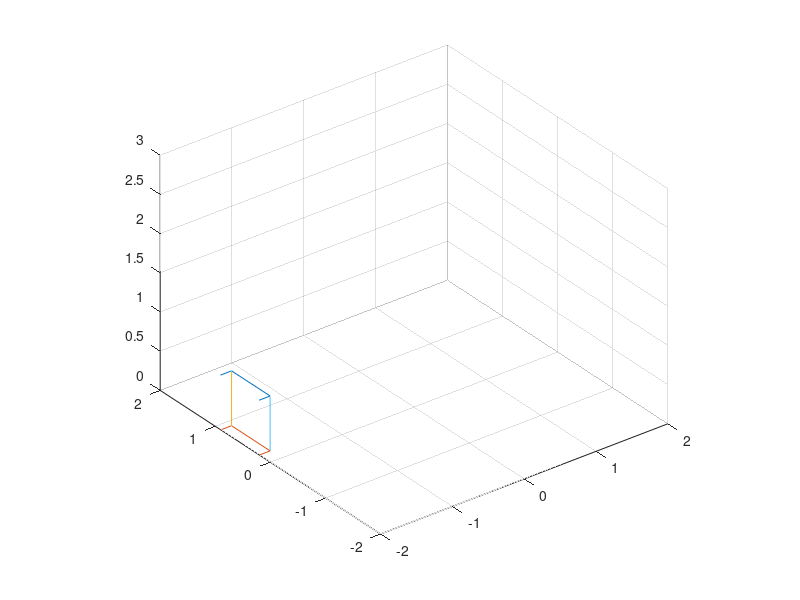

The MATLAB script that drew this image: (Note: this script raises an error after producing the figure.)
gains.kp_x = 0.35/(0.7^2);
gains.kd_x = 0.35/(0.7);
gains.kp_y = 0.35/(0.7^2);
gains.kd_y = 0.35/(0.7);
gains.kp_z = 20/(0.3^2);
gains.kd_z = 20/(0.3);
gains.ki_x = .5*0.35/(0.7);
gains.ki_y = .5*0.35/(0.7);
gains.ki_z = .5*20/(0.3);

soft_gains.kp_x = 0.35/(1.5^2);
soft_gains.kd_x = 0.35/(1.5);
soft_gains.kp_y = 0.35/(1.5^2);
soft_gains.kd_y = 0.35/(1.5);
soft_gains.kp_z = 20/(0.4^2);
soft_gains.kd_z = 20/(0.4);
soft_gains.ki_x = .3*0.35/(0.7);
soft_gains.ki_y = .3*0.35/(0.7);
soft_gains.ki_z = .3*20/(0.3);

trise=.8;
tzrise=.4;
tgains.kp_x = 0.35/(trise^2);
tgains.kd_x = 0.35/(trise);
tgains.kp_y = 0.35/(trise^2);
tgains.kd_y = 0.35/(trise);
tgains.kp_z = 20/(tzrise^2);
tgains.kd_z = 20/(tzrise);
tgains.ki_x = .2*0.35/(0.7);
tgains.ki_y = .2*0.35/(0.7);
tgains.ki_z = .2*20/(0.3);




box = [-2.2 .55 .7];

%draw cube for scale reference 
figure(2)
hold off
plot3(box(1)+[.35 .35 -.35 -.35 .35], box(2) + [.35 -.35 -.35 .35 .35], [.7 .7 .7 .7 .7])
axis equal
hold on
plot3(box(1)+[.35 .35 -.35 -.35 .35], box(2) + [.35 -.35 -.35 .35 .35], [0 0 0 0 0])
plot3(box(1)+[.35 .35], box(2) + [.35 .35], [0 .7])
plot3(box(1)-[.35 .35], box(2) + [.35 .35], [0 .7])
plot3(box(1)-[.35 .35], box(2) - [.35 .35], [0 .7])
plot3(box(1)+[.35 .35], box(2) - [.35 .35], [0 .7])


axis([-2 2 -2 2 0 3]);
grid on
hold off



% tester quad
tester=no_quad();



circle_center=[0 0 1.5 0];


radius=.8;
num_pts=1000;
traj_speed = .4;

turns=1;

t=0:(turns*2*pi/num_pts):turns*2*pi;



helix_height = .5;
d_height = 0: (helix_height / num_pts) : helix_height;

helix=[radius.*-cos(t)' radius.*sin(t)' d_height' zeros(length(t),1)];
traj=repmat(circle_center ,length(t),1)+helix;

% circle=[radius.*-cos(t)' radius.*sin(t)' zeros(length(t),2)];
% traj=repmat(circle_center ,length(t),1)+circle;

dt = norm(traj(1,1:3) - traj(2,1:3))/traj_speed
traj=[traj (dt:dt:dt*length(t))'];

%RESHAPING THE TIME!
power=.5;
reshape_pts=200;

input=traj(1:reshape_pts,5);
output= input .* (0:1/(length(input)-1):1).^power;

traj(1:reshape_pts,5)=output;

hold on
plot3(traj(:,1),traj(:,2),traj(:,3));
hold off

%sample circle speed to verify the dt calculation
disp(['Circle Speed ' num2str(sqrt(sum(((traj(floor(end/2),1:3)-traj(floor(end/2)-1,1:3)).^2)))/(traj(floor(end/2),5)-traj(floor(end/2)-1,5)))]);

traj_start=traj(1,1:4)

%%

b_step={@key_press,'b',@n_plus,1};
zero = {@zero_thrust,gains,@n_no,1, @key_press, 's',@n_plus,1};
hover={@xyz_hover, gains, [],@n_no,1, @key_press, 'space',@n_plus,1};

start=[-2.1 .55 1 0];



speed = .8;
accel = .5;

clear states

states = [...
    create_state(zero{:},...
        @orientation,'phi','below',-25*pi/180,@n_plus,1);...
    create_state(hover{:});...
    
    create_state(@xyz_vel, gains, traj_start, 'speed', speed,'accelrate',accel,@n_plus,1, b_step{:});...
    create_state(hover{:});...
    
    create_state(@xyz_traj, tgains, new_traj,@n_plus,1, b_step{:});...
    create_state(@xyz_hover, soft_gains, [],@n_no,1, @key_press, 'space',@n_plus,1,...
        @ec_timer,.5,@n_plus,1);...
    create_state(hover{:},...    
        @key_press,'r',@n_minus,4);...
    
    
    create_state(@xyz_vel, gains, start, 'speed', speed,'accelrate',accel,@n_plus,1, b_step{:});...
    create_state(hover{:},...
        @orientation,'z_est','over',1.35,@n_plus,1);...
    create_state(zero{:},@ec_timer,.5,@n_plus,1);...
    ];


%%
figure(1)
[x,y,h] = state_graph(states,'matlab');
%figure(2)


%%
curr_state=init_curr_state_tester(tester,start);
%%
run_states(tester,curr_state   , states, @sim_update,.001,'~/Desktop/sim_test');



%% REAL QUAD : Mike

vicon=start_vicon
mike=start_quad('Mike',vicon)

%%
curr_state=init_curr_state_vicon(mike,vicon)

pause()
run_states(mike,curr_state, states, @vicon_update,vicon,'logs/traj_test_int_5');

kill_thrust_quad(mike)

%%

stop_quad(mike)
stop_vicon(vicon)


